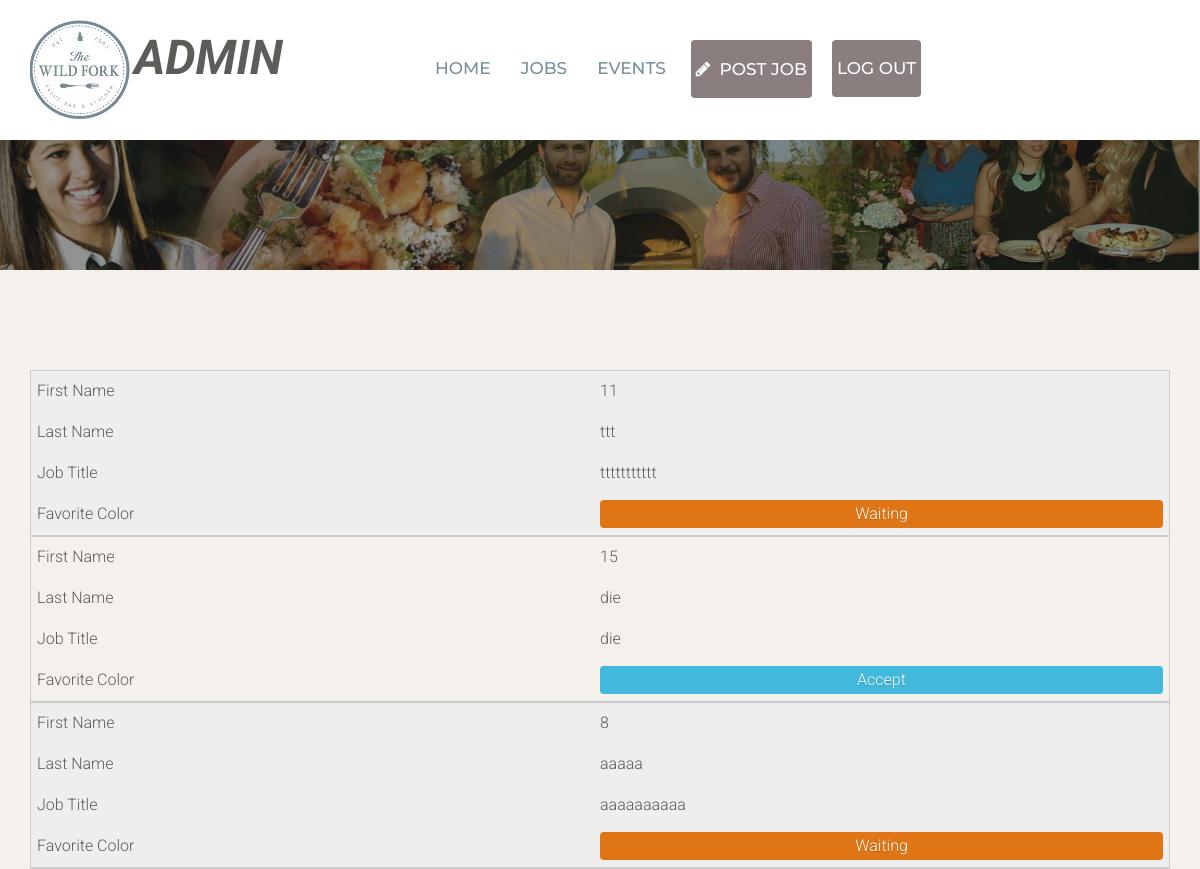
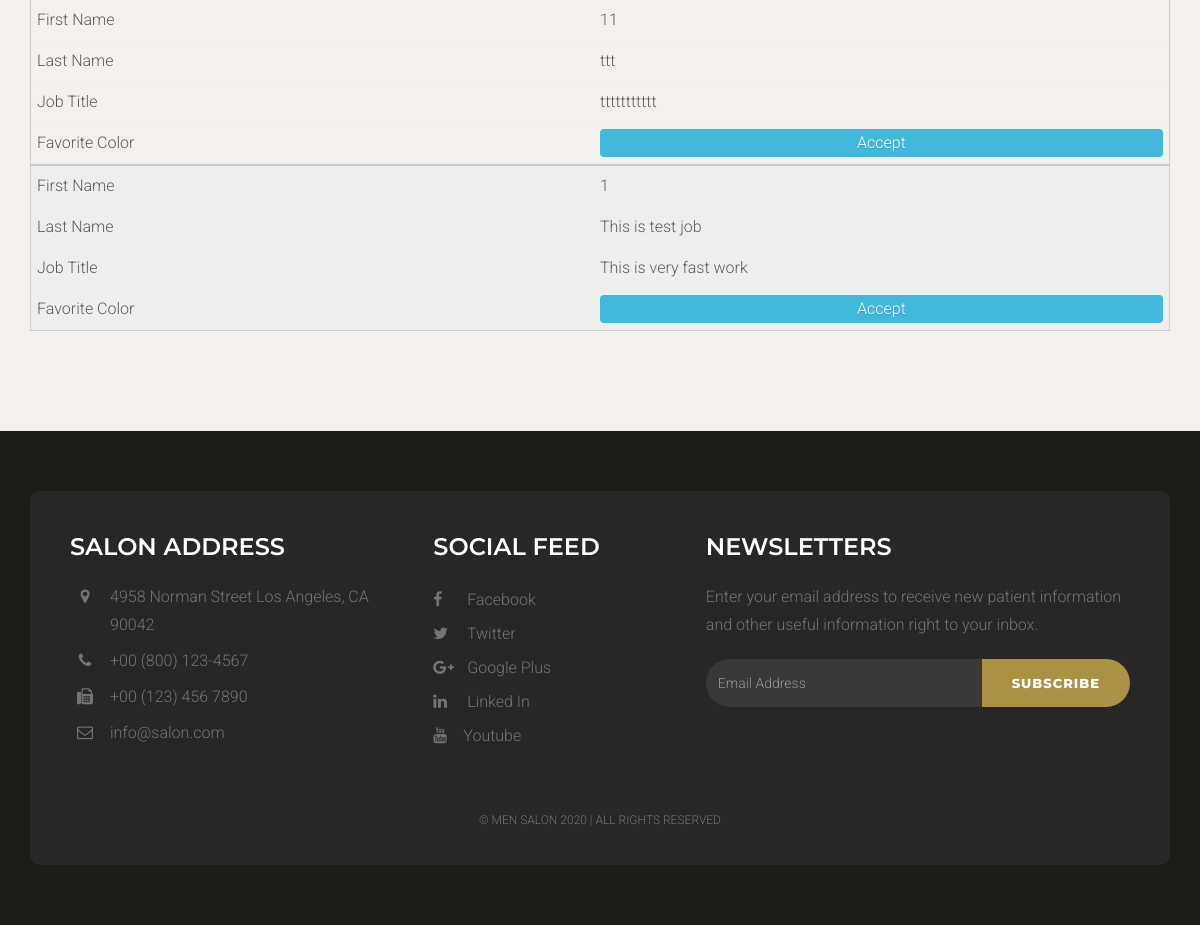
Page /job/request (signed in) on the earlier database version (2 pictures, top to bottom).
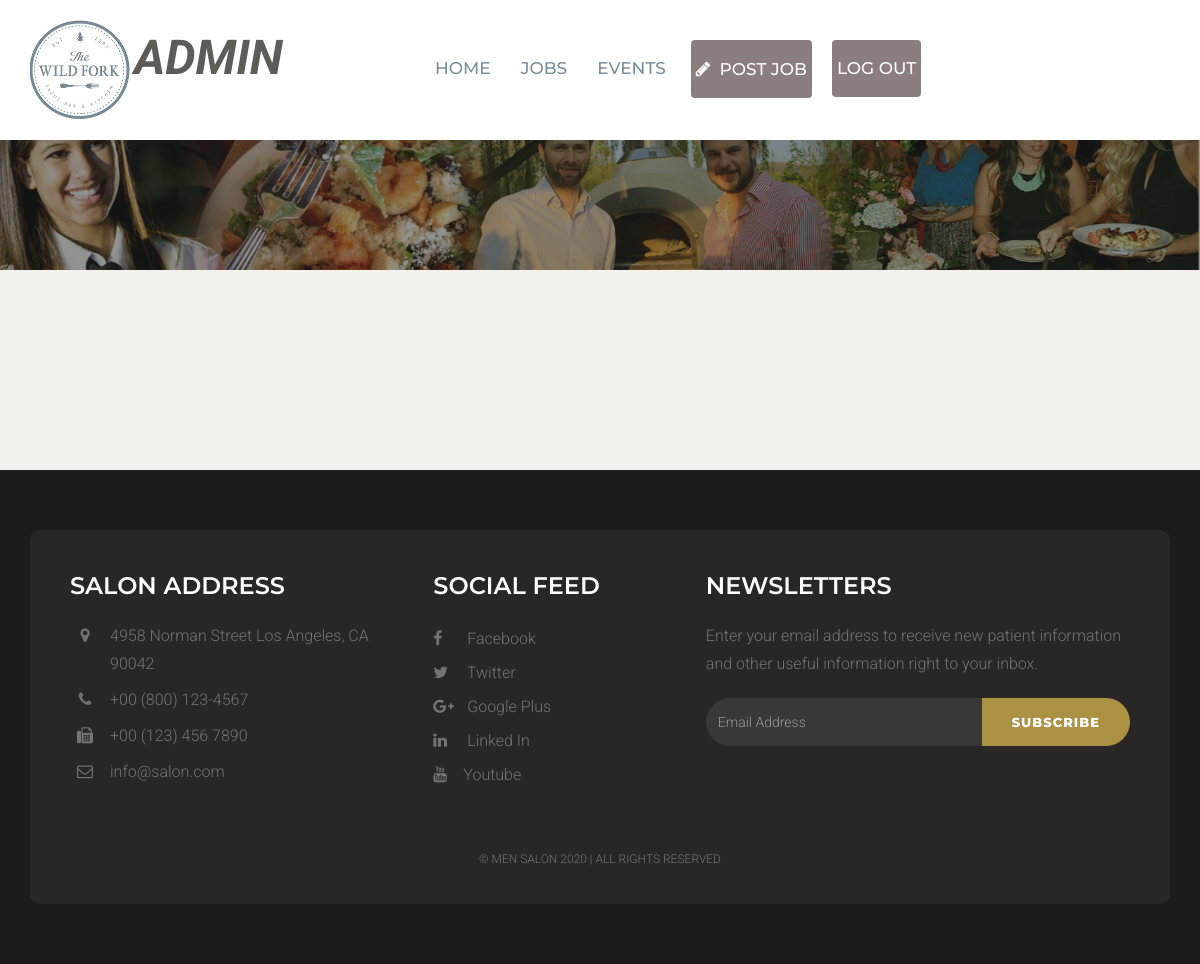
Same page on the later database version.
### staffapp/models.py (models this page shows, shortened)
class Requestjob(models.Model):
    user = models.ForeignKey('auth.User')
    job = models.ForeignKey('Job')
    status = models.CharField(max_length=9, choices=REQUEST_STATUS_CHOICES, default="WT")
    processed = models.BooleanField(default =0)
    created_date = models.DateTimeField(
            default=timezone.now)
    published_date = models.DateTimeField(
            blank=True, null=True)

class Job(models.Model):
    writer = models.ForeignKey('auth.User')
    email = models.CharField(max_length=200)
    title = models.CharField(max_length=200)
    location = models.CharField(max_length=300)
    category = models.CharField(max_length=200)
    tags = models.CharField(max_length=200)
    description = models.TextField()
    companyName = models.CharField(max_length=100)
    website = models.CharField(max_length=100)
    tagline = models.CharField(max_length=200)
    start_time = models.TimeField(default=timezone.now)
    end_time = models.TimeField(default=timezone.now)
    created_date = models.DateTimeField(
            default=timezone.now)
    published_date = models.DateTimeField(
            blank=True, null=True)

### staffapp/views.py (the view)
# urls.py: url(r'job/request', views.requestJob, name='requestjob'),
@login_required
def requestJob(request):
    if request.method == 'POST':
        jobid = int(request.POST['job_id'])
        job = Job.objects.filter(id=jobid)
        if (not job):
            return JsonResponse({'result': false})
        newReqjob = Requestjob(user=request.user, job=job[0])
        newReqjob.save()
        return JsonResponse({'result': newReqjob.id})
    else:
        requestjobs = Requestjob.objects.filter(user=request.user)
        return render(request, 'requestjoblist.html', {'requestjobs': requestjobs})

### staffapp/templates/requestjoblist.html (shortened to what this page needs)
{% extends 'layouts/base.html' %}
{% load staticfiles %}
{% block content %}
    {% include 'layouts/header.html' %}
    <div class="space-medium bg-default">
        <div class="container">
            <table>
                <tbody>
                    {% for request in requestjobs %}
                    <tr>
                        <td>{{request.job.id}}</td>
                        <td>{{request.job.title}}</td>
                        <td>{{request.job.description}}</td>
                        <td>
                            {% if request.status == 'AC' %}
                            <p class="button-secondary">Accept</p>
                            {% elif request.status == 'DE' %}
                            <p class="button-error">Decline</p>
                            {% else %}
                            <p class="button-warning">Waiting</p>
                            {% endif %}
                        </td>
                    </tr>
                    {% endfor %}
                </tbody>
            </table>
        </div>
    </div>
    {% include 'layouts/footer.html' %}
{% endblock %}

Differences in the rows shown:
removed Requestjob: job.id "11", job "ttt", job.description "ttttttttttt", status "Waiting"
removed Requestjob: job.id "15", job "die", job.description "die", status "Accept"
removed Requestjob: job.id "8", job "aaaaa", job.description "aaaaaaaaaa", status "Waiting"
removed Requestjob: job.id "11", job "ttt", job.description "ttttttttttt", status "Accept"
removed Requestjob: job.id "1", job "This is test job", job.description "This is very fast work", status "Accept"
